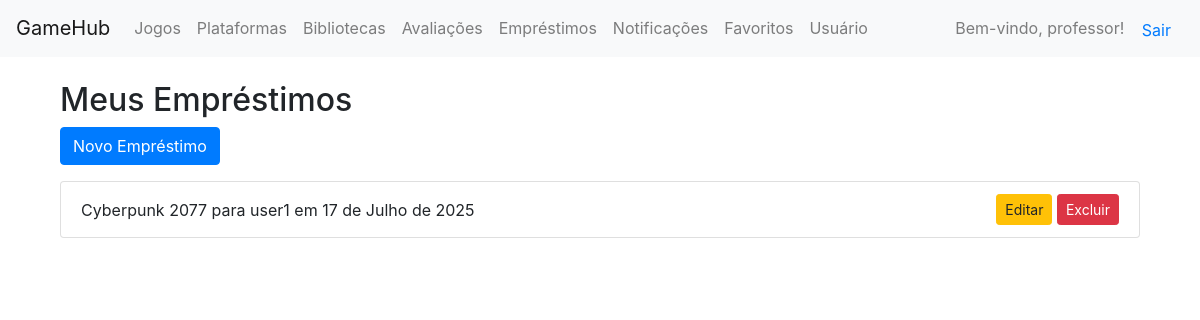
The page /emprestimos/ (signed in) on the database its author committed.
### core/models.py (models this page shows, shortened)
class Usuario(AbstractUser):
    data_nascimento = models.DateField(null=True, blank=True)

class Emprestimo(models.Model):
    dono = models.ForeignKey(Usuario, on_delete=models.CASCADE, related_name='emprestimos_dados')
    amigo = models.ForeignKey(Usuario, on_delete=models.CASCADE, related_name='emprestimos_recebidos')
    jogo = models.ForeignKey(Jogo, on_delete=models.CASCADE)
    data_emprestimo = models.DateField()
    data_devolucao = models.DateField(null=True, blank=True)

class Jogo(models.Model):
    titulo = models.CharField(max_length=100)
    descricao = models.TextField(blank=True)
    categoria = models.ForeignKey(Categoria, on_delete=models.CASCADE)
    plataforma = models.ForeignKey(Plataforma, on_delete=models.CASCADE)
    desenvolvedora = models.ForeignKey(Desenvolvedora, on_delete=models.SET_NULL, null=True)

### core/views.py (the view)
# urls.py: path('emprestimos/', views.emprestimo_list, name='emprestimo_list'),
@login_required
def emprestimo_list(request):
    emprestimos = Emprestimo.objects.filter(dono=request.user)
    return render(request, 'emprestimos/emprestimo_list.html', {'emprestimos': emprestimos})

### core/templates/emprestimos/emprestimo_list.html (shortened to what this page needs)
{% extends 'base.html' %}
{% block content %}
<div class="container mt-4">
    <h2>Meus Empréstimos</h2>
    <a href="{% url 'emprestimo_create' %}" class="btn btn-primary mb-3">Novo Empréstimo</a>
    <ul class="list-group">
        {% for e in emprestimos %}
            <li class="list-group-item d-flex justify-content-between align-items-center">
                {{ e.jogo.titulo }} para {{ e.amigo.username }} em {{ e.data_emprestimo }}
                <div>
                    <a href="{% url 'emprestimo_update' e.pk %}" class="btn btn-warning btn-sm">Editar</a>
                    <a href="{% url 'emprestimo_delete' e.pk %}" class="btn btn-danger btn-sm">Excluir</a>
                </div>
            </li>
        {% endfor %}
    </ul>
</div>
{% endblock %}

### core/templates/base.html (shortened to what this page needs)
<!DOCTYPE html>
<html lang="pt-br">
<head>
    <link rel="stylesheet" href="https://stackpath.bootstrapcdn.com/bootstrap/4.5.2/css/bootstrap.min.css">
</head>
<body>
    <header>
        <nav class="navbar navbar-expand-lg navbar-light bg-light">
            <a class="navbar-brand" href="{% url 'home' %}">GameHub</a>
            <div class="collapse navbar-collapse">
                <ul class="navbar-nav">
                    <li class="nav-item"><a class="nav-link" href="{% url 'jogo_list' %}">Jogos</a></li>
                    <li class="nav-item"><a class="nav-link" href="{% url 'plataforma_list' %}">Plataformas</a></li>
                    <li class="nav-item"><a class="nav-link" href="{% url 'biblioteca_list' %}">Bibliotecas</a></li>
                    <li class="nav-item"><a class="nav-link" href="{% url 'avaliacao_list' %}">Avaliações</a></li>
                    <li class="nav-item"><a class="nav-link" href="{% url 'emprestimo_list' %}">Empréstimos</a></li>
                    <li class="nav-item"><a class="nav-link" href="{% url 'notificacao_list' %}">Notificações</a></li>
                    <li class="nav-item"><a class="nav-link" href="{% url 'favorito_list' %}">Favoritos</a></li>
                    <li class="nav-item"><a class="nav-link" href="{% url 'usuario_list' %}">Usuário</a></li>
                </ul>
                <div class="ml-auto">
                    {% if user.is_authenticated %}
                        <span class="navbar-text">Bem-vindo, {{ user.username }}!</span>
                        <form action="{% url 'logout' %}" method="post" style="display:inline;">
                            <button type="submit" class="btn btn-link">Sair</button>
                        </form>
                    {% else %}
                        <a class="btn btn-primary" href="{% url 'login' %}">Login</a>
                        <a class="btn btn-secondary" href="{% url 'register' %}">Registrar</a>
                    {% endif %}
                </div>
            </div>
        </nav>
    </header>
    <main class="container mt-4">
        {% block content %}{% endblock %}
    </main>
</body>
</html>

### rows shown on the page
Usuario: username "professor"
Emprestimo: jogo.titulo "Cyberpunk 2077", amigo.username "user1", data_emprestimo "17 de Julho de 2025"
